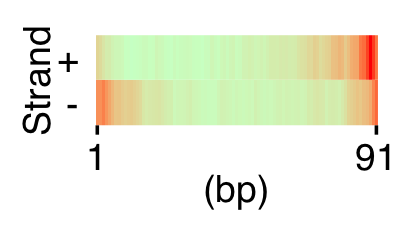

Recreate this plot in R.
fjComm::clear_()

ELF5="~/Nut_zhuData/seqFiles2/FJ4.6CAPFLLin/allreads/pear_and_trimmed/*1nu50L*B21*ELF5IIIc4*" %>% Sys.glob() %>% .[1]
  motif_lin="~/Nut_zhuData/Analysis/Analysis2/Nusel_revise/1_motif_and_HTctrl/manual_curations/3_curated_motifs_and_make_table/NCAP_motifs/*ELF5*" %>% Sys.glob()
    # motif %>% read_tsv(col_names = F) %>% as.matrix() %>% fjComm::ggseqlogo_lab()
    pwm=motif_lin %>% read_tsv(col_names = F) %>% as.matrix() 
result=fjComm::motif_plot_moods_singlePWM_hit(ELF5,motif_lin)
result_mut=result
result_mut$data %<>% mutate(pos=ifelse(pos>60,pos+117,pos))
result_mut=result_mut+scale_x_continuous(breaks = c(1,141+117),expand = c(0,0))+geom_vline(xintercept = c(45,258-45),color="grey")
ELF5Lin=result_mut %>% gg_save_diag(width = 6.5, height = 2,newName = "ELF5Lin")

ELF="~/Nut_zhuData/seqFiles2/FJ4.5CAP2r_PE/allreads/Adpt_Trimmed_Reads/2_Trim_adaptor_kmer/*-147c4-*ELF*IIIc4*" %>% Sys.glob()# %>% .[1]
motif="~/Nut_zhuData/Analysis/Analysis2/Nusel_revise/1_motif_and_HTctrl/manual_curations/3_curated_motifs_and_make_table/NCAP_motifs/*ELF*" %>% Sys.glob()
  order1=ELF %>% purrr::map(fjComm::extract_TF) %>% unlist()
  order2=motif %>% purrr::map(~str_extract(.,"(?<=\\.)ELF.(?=\\.c)")) %>% unlist()
results=purrr::map(1:4,~fjComm::motif_plot_moods_singlePWM_hit(ELF[.],motif[.]))

ELF1=results[[2]] %>% gg_save_diag(width = 3.5, height = 2,newName = "ELF1")
ELF2=results[[4]] %>% gg_save_diag(width = 3.5, height = 2,newName = "ELF2")
